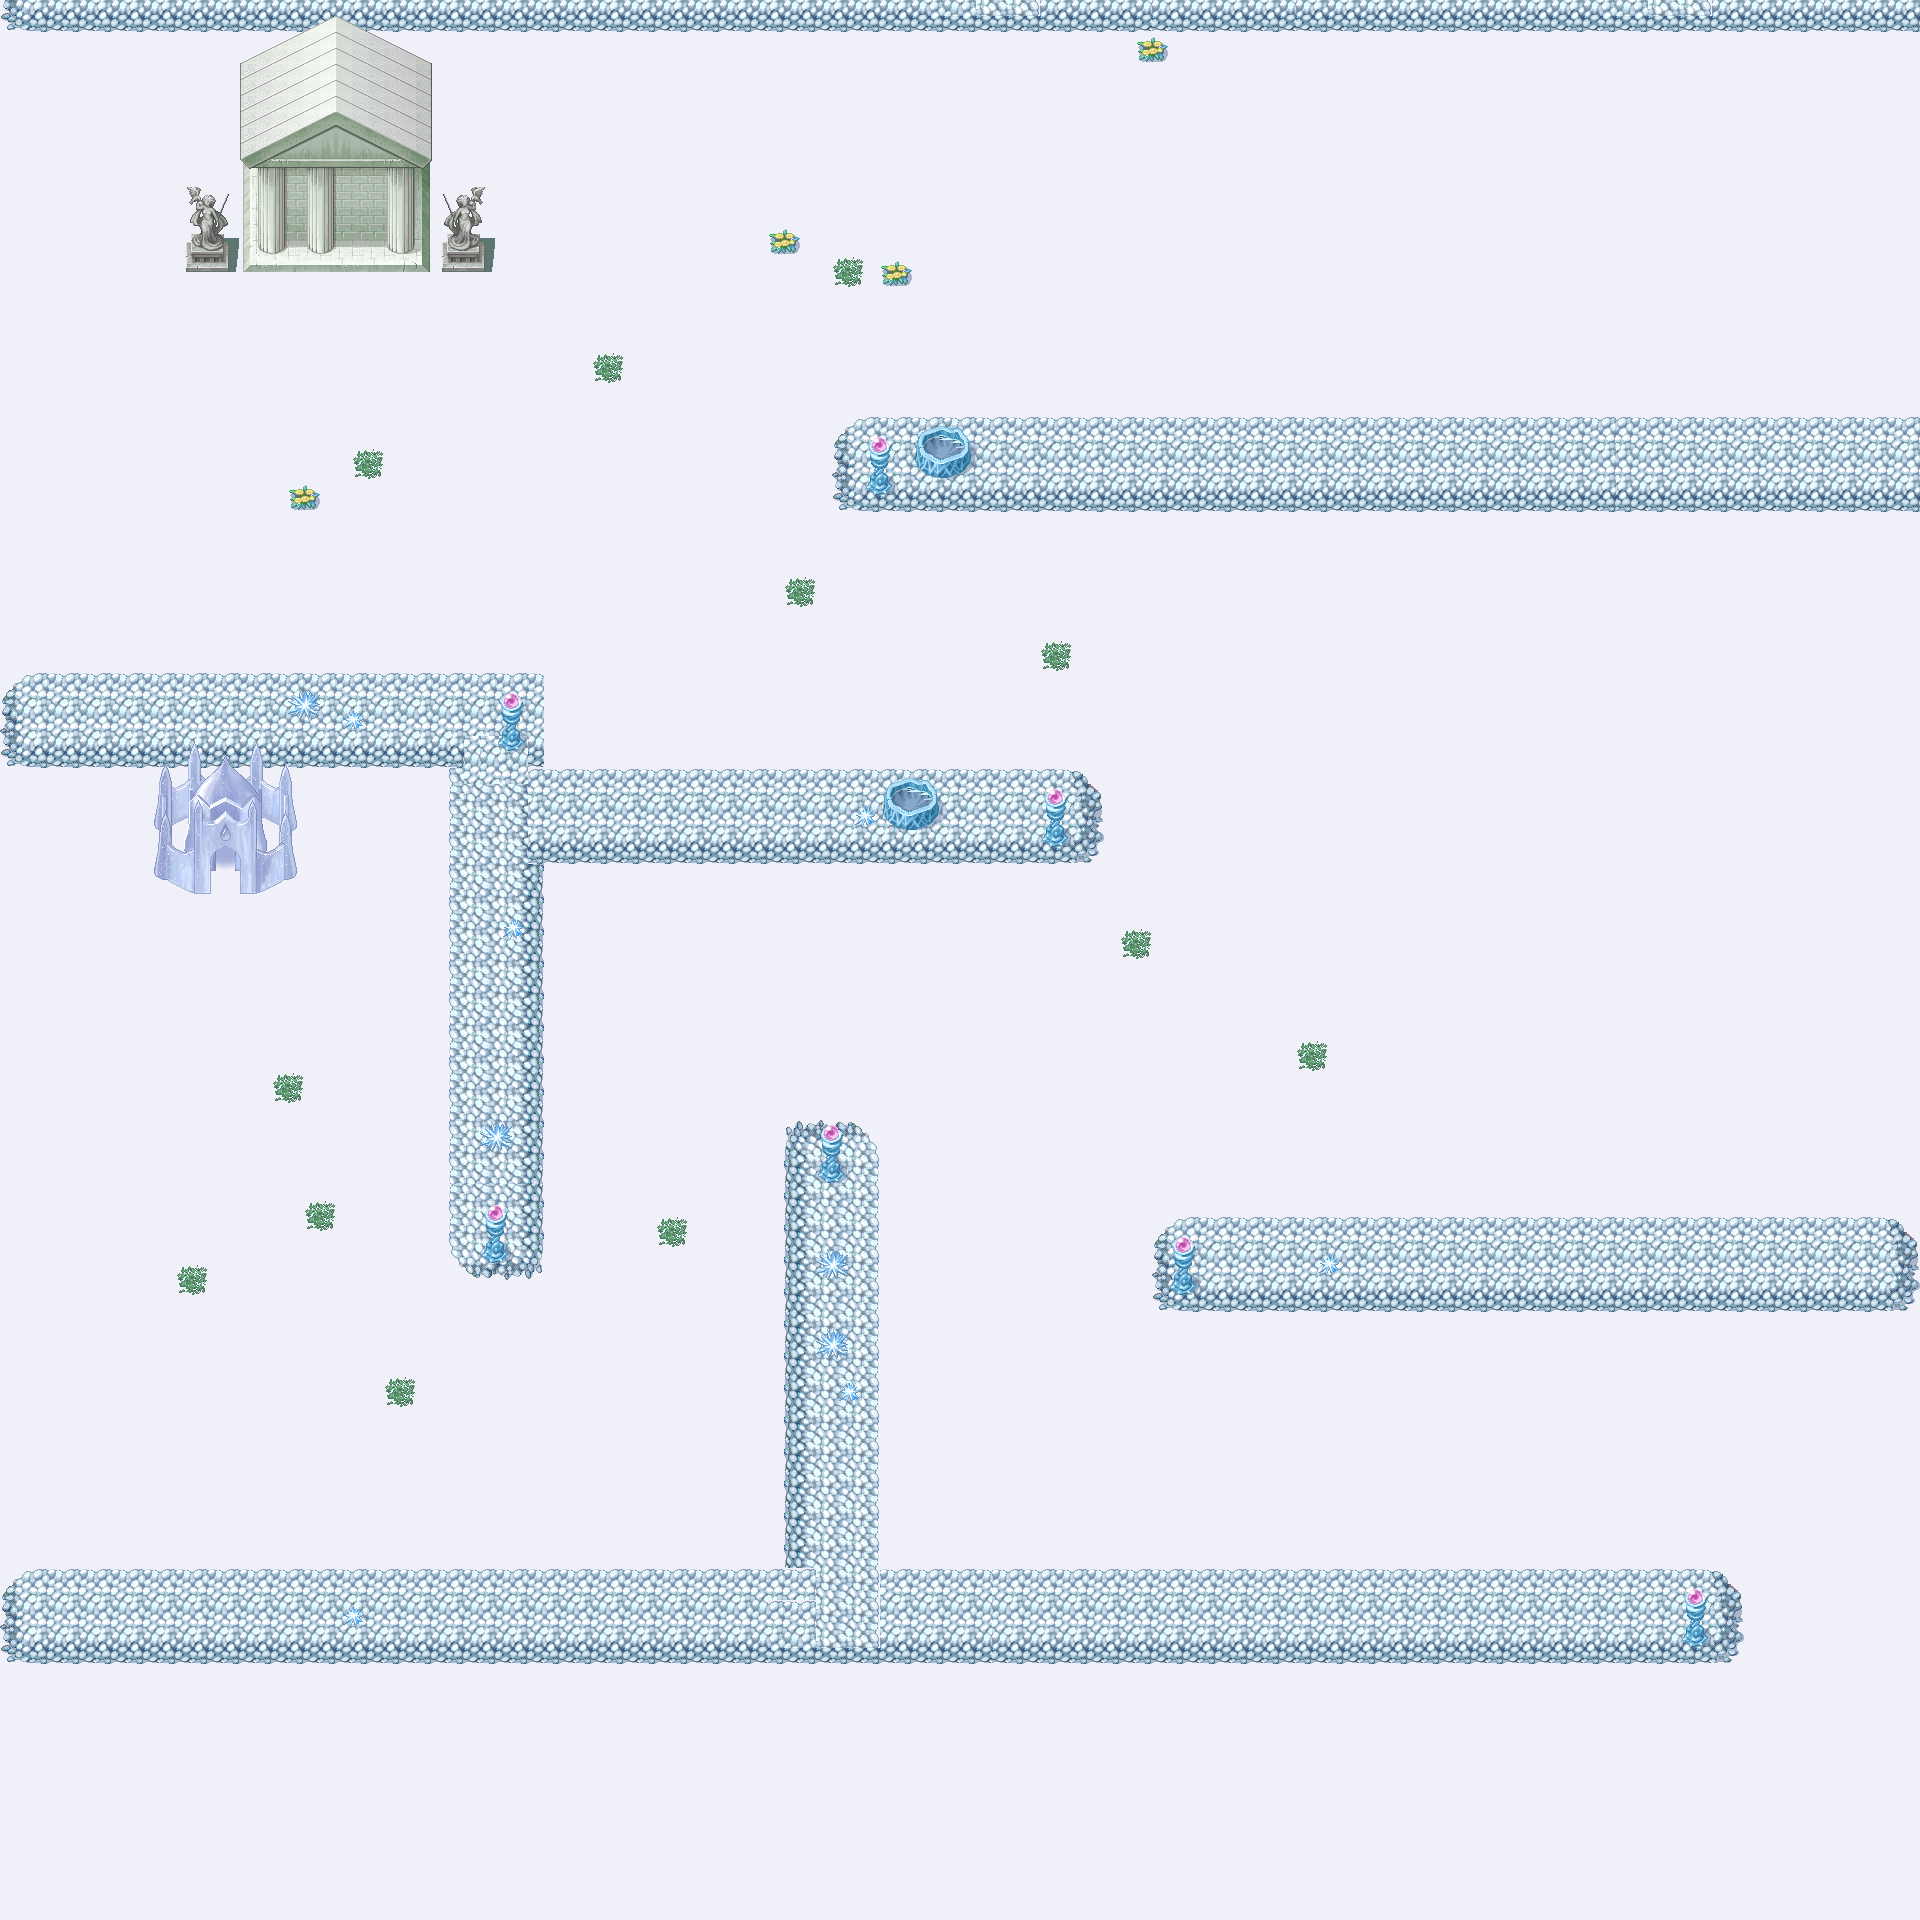

The image is a tile-based game level rendered from a .tmx file. Its description and source (layers, tilesets, objects; grid data summarised) follow:
An orthogonal 120x120 tile map with 16x16 px tiles, 5 tile layers (background, first, second, third, ...), 4 tilesets and 35 objects (15x barrier, 2x semi-transparent, entrance).

<map height="120" orientation="orthogonal" tileheight="16" tilewidth="16" version="1.0" width="120">
 <properties>
  <property name="scene-type" value="field" />
  <property name="sound" value="sounds/glacier.mp3" />
  <property name="tmx" value="maps/M404.tmx" />
 </properties>
 <tileset firstgid="1" name="021-SnowTown01" tileheight="16" tilewidth="16">
  <image height="1280" source="021-SnowTown01.png" width="256" />
 </tileset>
 <tileset firstgid="1281" name="045-Cave03" tileheight="16" tilewidth="16">
  <image height="1056" source="045-Cave03.png" width="256" />
 </tileset>
 <tileset firstgid="2337" name="Dungeon-9" tileheight="16" tilewidth="16">
  <image height="480" source="Dungeon-9.png" width="256" />
 </tileset>
 <tileset firstgid="2817" name="Environment-13" tileheight="16" tilewidth="16">
  <image height="960" source="Environment-13.png" width="256" />
 </tileset>
 <layer height="120" name="background" width="120">
  <data>[14400 cells, 14400 non-empty, 4 distinct tile ids]</data>
 </layer>
 <layer height="120" name="first" width="120">
  <data>[14400 cells, 2363 non-empty, 37 distinct tile ids]</data>
 </layer>
 <layer height="120" name="second" width="120">
  <data>[14400 cells, 100 non-empty, 100 distinct tile ids]</data>
 </layer>
 <layer height="120" name="third" width="120">
  <data>[14400 cells, 240 non-empty, 240 distinct tile ids]</data>
 </layer>
 <layer height="120" name="forth" width="120">
  <data>[14400 cells, 192 non-empty, 40 distinct tile ids]</data>
 </layer>
 <objectgroup height="120" name="barriers" width="120">
  <object height="48" type="barrier" width="1920" x="0" y="-16" />
  <object height="16" type="barrier" width="1920" x="0" y="1920" />
  <object height="1952" type="barrier" width="16" x="-16" y="-16" />
  <object height="1952" type="barrier" width="16" x="1920" y="-16" />
  <object height="96" type="barrier" width="1744" x="0" y="1568" />
  <object height="96" type="barrier" width="1088" x="832" y="416" />
  <object height="96" type="barrier" width="544" x="0" y="672" />
  <object height="96" type="barrier" width="656" x="448" y="768" />
  <object height="96" type="barrier" width="768" x="1152" y="1216" />
  <object height="416" type="barrier" width="96" x="448" y="864" />
  <object height="448" type="barrier" width="96" x="784" y="1120" />
  <object height="128" type="barrier" width="160" x="144" y="768" />
  <object height="240" type="barrier" width="192" x="240" y="32" />
  <object height="32" type="barrier" width="64" x="176" y="240" />
  <object height="32" type="barrier" width="64" x="432" y="240" />
 </objectgroup>
 <objectgroup height="120" name="entrances" width="120">
  <object height="256" name="freeze-4" type="entrance" width="48" x="0" y="1664">
   <properties>
    <property name="ID" value="M403" />
    <property name="dest" value="freeze-3-north" />
   </properties>
  </object>
 </objectgroup>
 <objectgroup height="120" name="semi-transparents" width="120">
  <object height="64" type="semi-transparent" width="64" x="176" y="176" />
  <object height="64" type="semi-transparent" width="64" x="432" y="176" />
 </objectgroup>
 <objectgroup height="120" name="objects" width="120">
  <object x="215" y="1388">
   <properties>
    <property name="ID" value="E301" />
    <property name="flags" value="F312,F304,F307,F309,F301,F310,F314" />
   </properties>
  </object>
  <object x="323" y="1215">
   <properties>
    <property name="ID" value="E301" />
    <property name="flags" value="F312,F303,F302,F313,F304,F308,F314" />
   </properties>
  </object>
  <object x="325" y="1473">
   <properties>
    <property name="ID" value="E301" />
    <property name="flags" value="F312,F303,F301,F313,F304,F315,F302" />
   </properties>
  </object>
  <object x="340" y="1340">
   <properties>
    <property name="ID" value="E303" />
    <property name="flags" value="F312,F313,F301,F302,F306,F315,F308" />
   </properties>
  </object>
  <object x="99" y="1253">
   <properties>
    <property name="ID" value="E303" />
    <property name="flags" value="F312,F313,F307,F314,F309,F301,F315" />
   </properties>
  </object>
  <object x="89" y="1488">
   <properties>
    <property name="ID" value="E303" />
    <property name="flags" value="F312,F309,F310,F303,F308,F305,F307" />
   </properties>
  </object>
  <object x="96" y="1087">
   <properties>
    <property name="ID" value="E391" />
    <property name="flags" value="F312,F315,F303,F308,F301,F305,F307" />
   </properties>
  </object>
  <object x="279" y="1065">
   <properties>
    <property name="ID" value="E391" />
    <property name="flags" value="F312,F315,F308,F310,F307,F305,F309" />
   </properties>
  </object>
  <object x="1601" y="857">
   <properties>
    <property name="ID" value="E393" />
    <property name="flags" value="F314,F308,F303,F311,F301,F307,F302" />
   </properties>
  </object>
  <object x="1735" y="1033">
   <properties>
    <property name="ID" value="E393" />
    <property name="flags" value="F314,F313,F303,F309,F308,F305,F311" />
   </properties>
  </object>
  <object x="1593" y="979">
   <properties>
    <property name="ID" value="E393" />
    <property name="flags" value="F314,F315,F313,F301,F303,F311,F307" />
   </properties>
  </object>
  <object x="312" y="393">
   <properties>
    <property name="ID" value="E394" />
    <property name="flags" value="F315,F302,F303,F306,F309,F314,F311" />
   </properties>
  </object>
  <object x="176" y="451">
   <properties>
    <property name="ID" value="E394" />
    <property name="flags" value="F315,F301,F302,F308,F311,F309,F303" />
   </properties>
  </object>
  <object x="321" y="560">
   <properties>
    <property name="ID" value="E316" />
    <property name="flags" value="F315,F301,F310,F304,F307,F302,F305" />
   </properties>
  </object>
  <object x="473" y="484">
   <properties>
    <property name="ID" value="E316" />
    <property name="flags" value="F315,F311,F313,F308,F314,F312,F303" />
   </properties>
  </object>
  <object x="492" y="373">
   <properties>
    <property name="ID" value="E315" />
    <property name="flags" value="F315,F312,F305,F311,F306,F304,F301" />
   </properties>
  </object>
  <object x="467" y="615">
   <properties>
    <property name="ID" value="E315" />
    <property name="flags" value="F315,F311,F313,F310,F307,F303,F314" />
   </properties>
  </object>
 </objectgroup>
</map>
